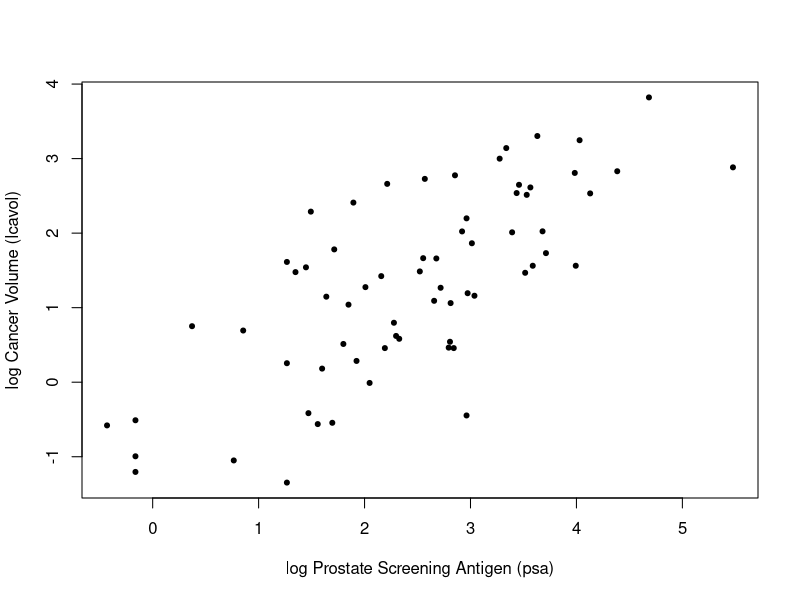
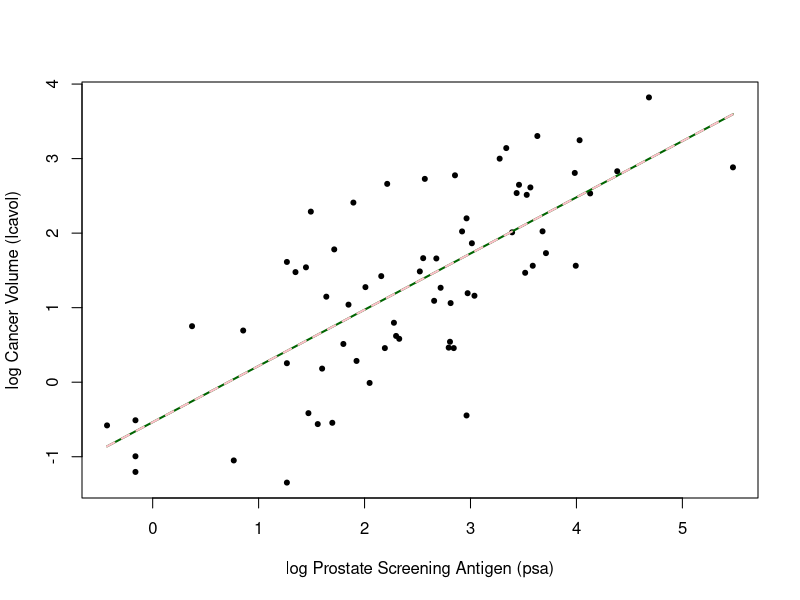
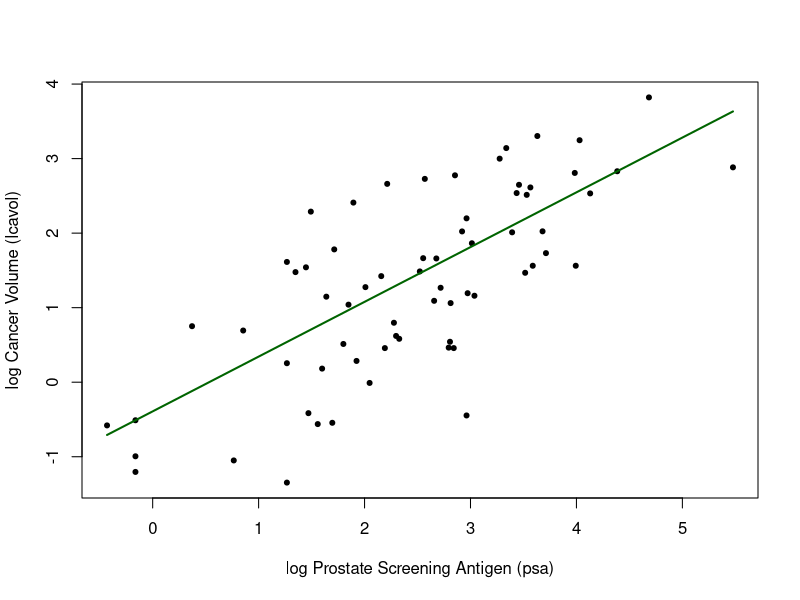
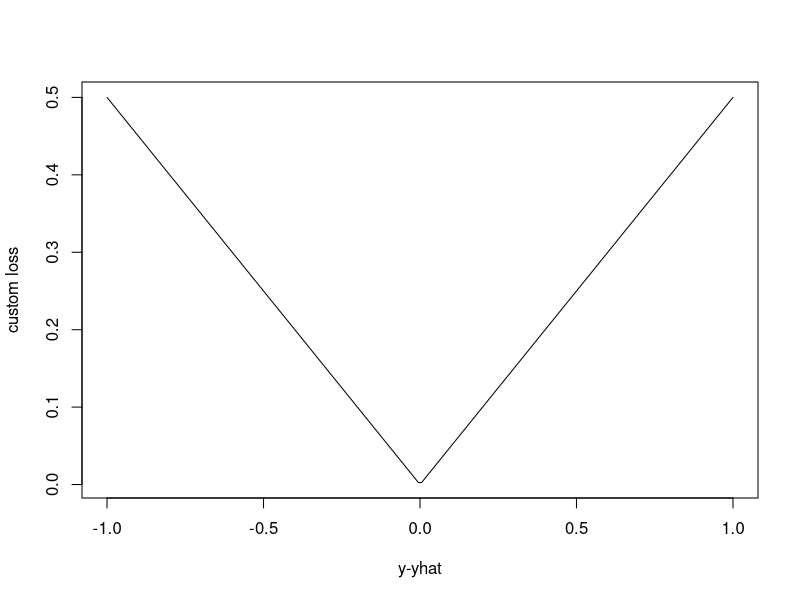
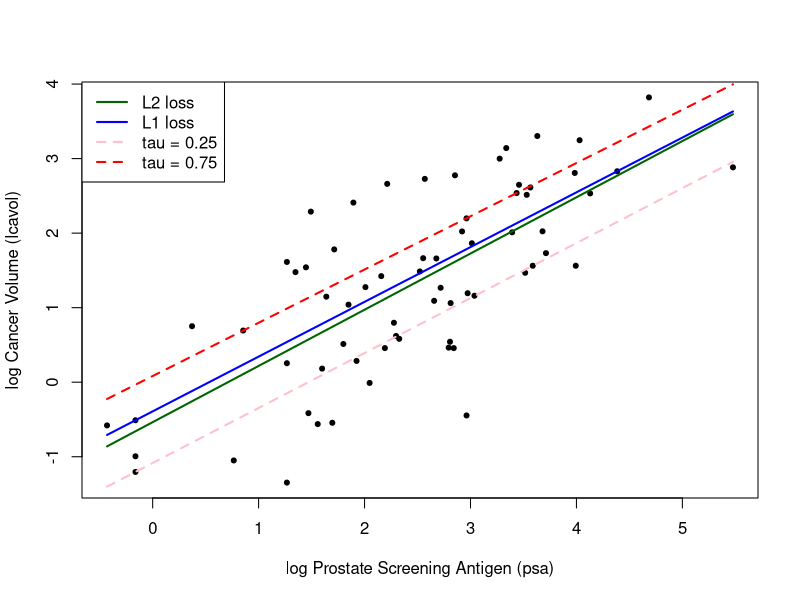
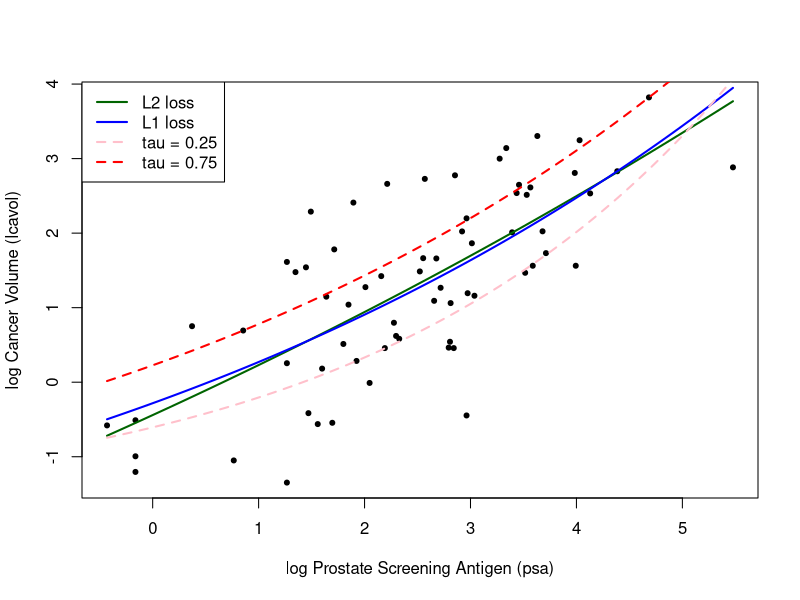

R code for these plots, in order:
## ---- chunk 1
## load prostate data
prostate <- read.csv("prostate.csv")

## subset to training examples
prostate_train <- subset(prostate, train==TRUE)

## plot lcavol vs lpsa
plot_psa_data <- function(dat=prostate_train) {
  plot(dat$lpsa, dat$lcavol,
       xlab="log Prostate Screening Antigen (psa)",
       ylab="log Cancer Volume (lcavol)",
       pch = 20)
}
plot_psa_data()

############################
## regular linear regression
############################

## L2 loss function
L2_loss <- function(y, yhat)
  (y-yhat)^2

## fit simple linear model using numerical optimization
## ... - arguments passed to los
fit_lin <- function(y, x, loss=L2_loss, beta_init = c(-0.51, 0.75), ...) {
  
  ## function to compute training error
  err <- function(beta)
    mean(loss(y,  beta[1] + beta[2]*x, ...))
  
  ## find value of beta that minimizes training error
  beta <- optim(par = beta_init, fn = err)
  
  
  return(beta)
}

## make predictions from linear model
predict_lin <- function(x, beta)
  beta[1] + beta[2]*x

## fit linear model
lin_beta <- fit_lin(y=prostate_train$lcavol,
                    x=prostate_train$lpsa,
                    loss=L2_loss)

## compute predictions for a grid of inputs
x_grid <- seq(min(prostate_train$lpsa),
              max(prostate_train$lpsa),
              length.out=100)
lin_pred <- predict_lin(x=x_grid, beta=lin_beta$par)

## plot data
plot_psa_data()

## plot predictions
lines(x=x_grid, y=lin_pred, col='darkgreen', lwd=2)

## do the same thing with 'lm'
lin_fit_lm <- lm(lcavol ~ lpsa, data=prostate_train)

## make predictins using 'lm' object
lin_pred_lm <- predict(lin_fit_lm, data.frame(lpsa=x_grid))

## plot predictions from 'lm'
lines(x=x_grid, y=lin_pred_lm, col='pink', lty=2, lwd=2)
## ---- chunk 2
##################################
## try modifying the loss function
##################################

## L1 loss function
L1_loss <- function(y, yhat)
  abs(y-yhat)

## fit simple linear model using numerical optimization
## ... - arguments passed to los
fit_lin_2 <- function(y, x, loss=L1_loss, beta_init = c(-0.51, 0.75), ...) {
  
  ## function to compute training error
  err <- function(beta)
    mean(loss(y,  beta[1] + beta[2]*x, ...))
  
  ## find value of beta that minimizes training error
  beta <- optim(par = beta_init, fn = err)
  
  
  return(beta)
}

## make predictions from linear model
predict_lin <- function(x, beta)
  beta[1] + beta[2]*x

## fit linear model
lin_beta <- fit_lin(y=prostate_train$lcavol,
                    x=prostate_train$lpsa,
                    loss=L1_loss)

## compute predictions for a grid of inputs
x_grid <- seq(min(prostate_train$lpsa),
              max(prostate_train$lpsa),
              length.out=100)
lin_pred_2 <- predict_lin(x=x_grid, beta=lin_beta$par)

## plot data
plot_psa_data()

## plot predictions
lines(x=x_grid, y=lin_pred_2, col='darkgreen', lwd=2)
## ---- chunk 3
##################################
## try modifying the loss function
##################################

## tilted absolute loss
tilted_abs_loss <- function(y, yhat, tau) {
  
  d <- y-yhat
  
  ifelse(d > 0, d * tau, d * (tau - 1))
}

custom_loss <- tilted_abs_loss

## plot custom loss function
err_grd <- seq(-1,1,length.out=200)
plot(err_grd, custom_loss(0, err_grd, tau=0.50), type='l',
     xlab='y-yhat', ylab='custom loss')

## fit linear model with custom loss
lin_beta_custom <- fit_lin(y=prostate_train$lcavol,
                           x=prostate_train$lpsa,
                           loss=custom_loss,
                           tau=0.25)

## fit linear model with custom loss
lin_beta_custom_2 <- fit_lin(y=prostate_train$lcavol,
                           x=prostate_train$lpsa,
                           loss=custom_loss,
                           tau=0.75)

lin_pred_custom <- predict_lin(x=x_grid, beta=lin_beta_custom$par)
lin_pred_custom_2 <- predict_lin(x=x_grid, beta=lin_beta_custom_2$par)

## plot data
plot_psa_data()

## plot predictions from L2 loss
lines(x=x_grid, y=lin_pred, col='darkgreen', lwd=2)

## plot predictions from L1 loss
lines(x=x_grid, y=lin_pred_2, col='blue', lwd=2)

## plot predictions from custom loss
lines(x=x_grid, y=lin_pred_custom, col='pink', lwd=2, lty=2)

## plot predictions from custom loss
lines(x=x_grid, y=lin_pred_custom_2, col='red', lwd=2, lty=2)

legend("topleft", legend=c('L2 loss','L1 loss','tau = 0.25','tau = 0.75'), 
       col=c('darkgreen','blue','pink','red'),
       lty=c(1, 1, 2, 2),
       lwd=c(2, 2, 2, 2))
## ---- chunk 4
## fit simple linear model using numerical optimization
## ... - arguments passed to los
fit_lin <- function(y, x, loss, beta_init = c(-1.0, 0.0, -0.3), ...) {
  
  ## function to compute training error
  err <- function(beta)
    mean(loss(y,  beta[1] + beta[2]*exp(-beta[3]*x), ...))
  
  ## find value of beta that minimizes training error
  beta <- optim(par = beta_init, fn = err)
  
  
  return(beta)
}

## make predictions from linear model
predict_lin <- function(x, beta)
  beta[1] + beta[2]*exp(-beta[3]*x)

## fit linear model
lin_beta <- fit_lin(y=prostate_train$lcavol,
                    x=prostate_train$lpsa,
                    loss=L2_loss)

## compute predictions for a grid of inputs
x_grid <- seq(min(prostate_train$lpsa),
              max(prostate_train$lpsa),
              length.out=100)
lin_pred <- predict_lin(x=x_grid, beta=lin_beta$par)

## fit linear model
lin_beta <- fit_lin(y=prostate_train$lcavol,
                    x=prostate_train$lpsa,
                    loss=L1_loss)

## compute predictions for a grid of inputs
lin_pred_2 <- predict_lin(x=x_grid, beta=lin_beta$par)

## fit linear model with custom loss
lin_beta_custom <- fit_lin(y=prostate_train$lcavol,
                           x=prostate_train$lpsa,
                           loss=custom_loss,
                           tau=0.25)

## fit linear model with custom loss
lin_beta_custom_2 <- fit_lin(y=prostate_train$lcavol,
                           x=prostate_train$lpsa,
                           loss=custom_loss,
                           tau=0.75)

lin_pred_custom <- predict_lin(x=x_grid, beta=lin_beta_custom$par)
lin_pred_custom_2 <- predict_lin(x=x_grid, beta=lin_beta_custom_2$par)

## plot data
plot_psa_data()

## plot predictions from L2 loss
lines(x=x_grid, y=lin_pred, col='darkgreen', lwd=2)

## plot predictions from L1 loss
lines(x=x_grid, y=lin_pred_2, col='blue', lwd=2)

## plot predictions from custom loss
lines(x=x_grid, y=lin_pred_custom, col='pink', lwd=2, lty=2)

## plot predictions from custom loss
lines(x=x_grid, y=lin_pred_custom_2, col='red', lwd=2, lty=2)

legend("topleft", legend=c('L2 loss','L1 loss','tau = 0.25','tau = 0.75'), 
       col=c('darkgreen','blue','pink','red'),
       lty=c(1, 1, 2, 2),
       lwd=c(2, 2, 2, 2))
